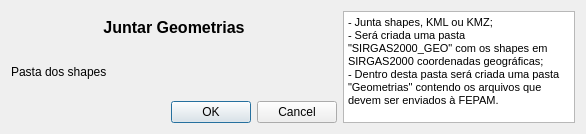
<?xml version="1.0" encoding="UTF-8"?>
<ui version="4.0">
 <class>ShpFEPAMDialogBase</class>
 <widget class="QDialog" name="ShpFEPAMDialogBase">
  <property name="geometry">
   <rect>
    <x>0</x>
    <y>0</y>
    <width>586</width>
    <height>134</height>
   </rect>
  </property>
  <property name="windowTitle">
   <string>Shapes FEPAM</string>
  </property>
  <layout class="QGridLayout" name="gridLayout_3">
   <item row="0" column="0">
    <layout class="QGridLayout" name="gridLayout_2">
     <item row="1" column="0">
      <spacer name="verticalSpacer">
       <property name="orientation">
        <enum>Qt::Vertical</enum>
       </property>
       <property name="sizeType">
        <enum>QSizePolicy::Fixed</enum>
       </property>
       <property name="sizeHint" stdset="0">
        <size>
         <width>17</width>
         <height>13</height>
        </size>
       </property>
      </spacer>
     </item>
     <item row="2" column="0">
      <layout class="QGridLayout" name="gridLayout">
       <item row="0" column="0">
        <widget class="QLabel" name="label_2">
         <property name="text">
          <string>Pasta dos shapes</string>
         </property>
        </widget>
       </item>
       <item row="1" column="0" colspan="2">
        <spacer name="horizontalSpacer">
         <property name="orientation">
          <enum>Qt::Horizontal</enum>
         </property>
         <property name="sizeHint" stdset="0">
          <size>
           <width>350</width>
           <height>15</height>
          </size>
         </property>
        </spacer>
       </item>
       <item row="0" column="1">
        <widget class="QgsFileWidget" name="mQgsFileWidget">
         <property name="storageMode">
          <enum>QgsFileWidget::GetDirectory</enum>
         </property>
        </widget>
       </item>
      </layout>
     </item>
     <item row="4" column="0">
      <widget class="QDialogButtonBox" name="button_box">
       <property name="orientation">
        <enum>Qt::Horizontal</enum>
       </property>
       <property name="standardButtons">
        <set>QDialogButtonBox::Cancel|QDialogButtonBox::Ok</set>
       </property>
      </widget>
     </item>
     <item row="0" column="0">
      <widget class="QLabel" name="label">
       <property name="text">
        <string>&lt;html&gt;&lt;head/&gt;&lt;body&gt;&lt;p align=&quot;center&quot;&gt;&lt;span style=&quot; font-size:12pt; font-weight:600;&quot;&gt;Juntar Geometrias&lt;/span&gt;&lt;/p&gt;&lt;/body&gt;&lt;/html&gt;</string>
       </property>
      </widget>
     </item>
    </layout>
   </item>
   <item row="0" column="1">
    <widget class="QTextEdit" name="textEdit">
     <property name="html">
      <string>&lt;!DOCTYPE HTML PUBLIC &quot;-//W3C//DTD HTML 4.0//EN&quot; &quot;http://www.w3.org/TR/REC-html40/strict.dtd&quot;&gt;
&lt;html&gt;&lt;head&gt;&lt;meta name=&quot;qrichtext&quot; content=&quot;1&quot; /&gt;&lt;style type=&quot;text/css&quot;&gt;
p, li { white-space: pre-wrap; }
&lt;/style&gt;&lt;/head&gt;&lt;body style=&quot; font-family:'MS Shell Dlg 2'; font-size:8.25pt; font-weight:400; font-style:normal;&quot;&gt;
&lt;p style=&quot; margin-top:0px; margin-bottom:0px; margin-left:0px; margin-right:0px; -qt-block-indent:0; text-indent:0px;&quot;&gt;- Junta shapes, KML ou KMZ; &lt;/p&gt;
&lt;p style=&quot; margin-top:0px; margin-bottom:0px; margin-left:0px; margin-right:0px; -qt-block-indent:0; text-indent:0px;&quot;&gt;- Será criada uma pasta &amp;quot;SIRGAS2000_GEO&amp;quot; com os shapes em SIRGAS2000 coordenadas geográficas;&lt;/p&gt;
&lt;p style=&quot; margin-top:0px; margin-bottom:0px; margin-left:0px; margin-right:0px; -qt-block-indent:0; text-indent:0px;&quot;&gt;- Dentro desta pasta será criada uma pasta &amp;quot;Geometrias&amp;quot; contendo os arquivos que devem ser enviados à FEPAM.&lt;/p&gt;&lt;/body&gt;&lt;/html&gt;</string>
     </property>
    </widget>
   </item>
  </layout>
 </widget>
 <customwidgets>
  <customwidget>
   <class>QgsFileWidget</class>
   <extends>QWidget</extends>
   <header>qgsfilewidget.h</header>
  </customwidget>
 </customwidgets>
 <resources/>
 <connections>
  <connection>
   <sender>button_box</sender>
   <signal>accepted()</signal>
   <receiver>ShpFEPAMDialogBase</receiver>
   <slot>accept()</slot>
   <hints>
    <hint type="sourcelabel">
     <x>20</x>
     <y>20</y>
    </hint>
    <hint type="destinationlabel">
     <x>20</x>
     <y>20</y>
    </hint>
   </hints>
  </connection>
  <connection>
   <sender>button_box</sender>
   <signal>rejected()</signal>
   <receiver>ShpFEPAMDialogBase</receiver>
   <slot>reject()</slot>
   <hints>
    <hint type="sourcelabel">
     <x>20</x>
     <y>20</y>
    </hint>
    <hint type="destinationlabel">
     <x>20</x>
     <y>20</y>
    </hint>
   </hints>
  </connection>
 </connections>
</ui>
